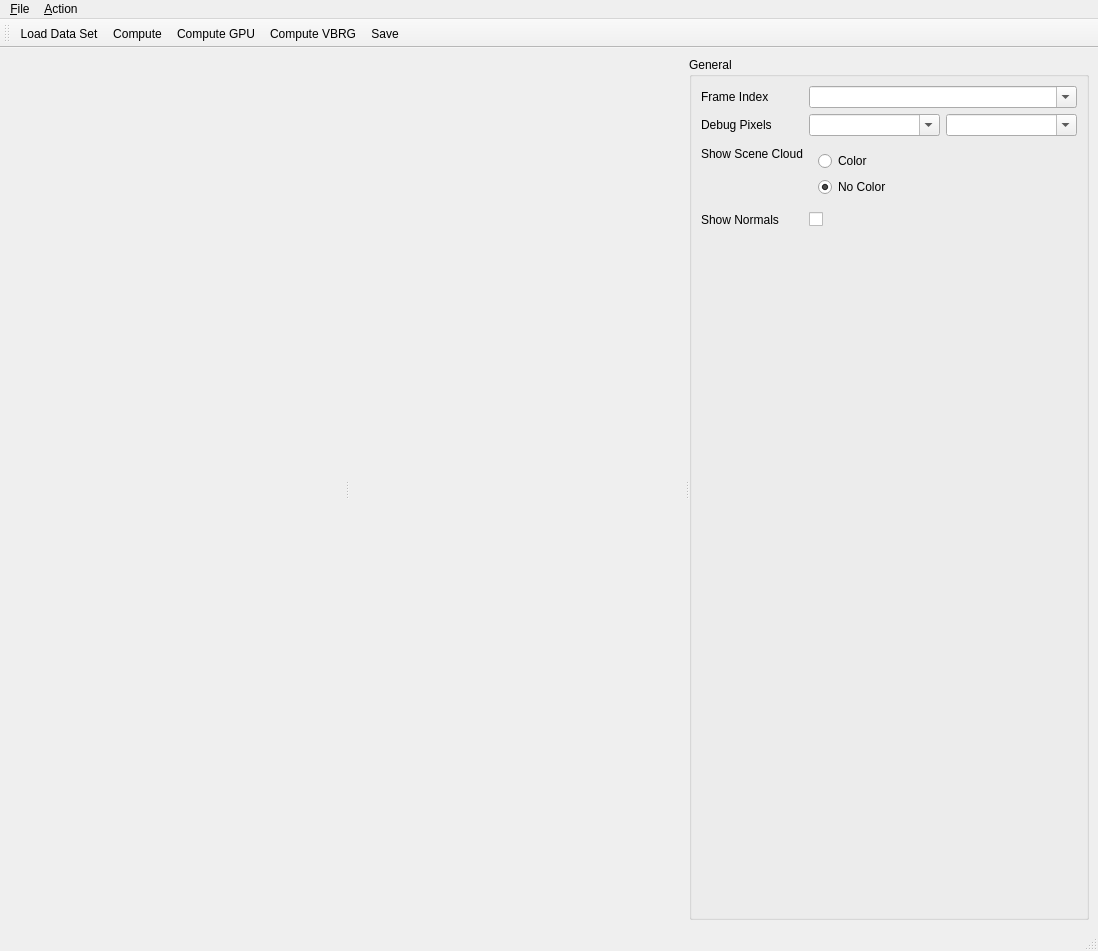
<?xml version="1.0" encoding="UTF-8"?>
<ui version="4.0">
 <class>ToolWindowBoundaryExtractor</class>
 <widget class="QMainWindow" name="ToolWindowBoundaryExtractor">
  <property name="geometry">
   <rect>
    <x>0</x>
    <y>0</y>
    <width>1098</width>
    <height>951</height>
   </rect>
  </property>
  <property name="windowTitle">
   <string>MainWindow</string>
  </property>
  <widget class="QWidget" name="centralwidget">
   <layout class="QVBoxLayout" name="verticalLayout">
    <item>
     <widget class="QSplitter" name="splitter">
      <property name="orientation">
       <enum>Qt::Horizontal</enum>
      </property>
      <widget class="QWidget" name="widget_4" native="true">
       <layout class="QVBoxLayout" name="verticalLayout2"/>
      </widget>
      <widget class="QWidget" name="widget" native="true">
       <layout class="QVBoxLayout" name="verticalLayout1"/>
      </widget>
      <widget class="QWidget" name="widget_2" native="true">
       <property name="maximumSize">
        <size>
         <width>400</width>
         <height>16777215</height>
        </size>
       </property>
       <layout class="QVBoxLayout" name="verticalLayout_2">
        <item>
         <widget class="QGroupBox" name="groupBox_2">
          <property name="title">
           <string>General</string>
          </property>
          <layout class="QFormLayout" name="formLayout_2">
           <item row="0" column="0">
            <widget class="QLabel" name="label_5">
             <property name="text">
              <string>Frame Index</string>
             </property>
            </widget>
           </item>
           <item row="0" column="1">
            <widget class="QComboBox" name="comboBoxFrameIndex">
             <property name="editable">
              <bool>true</bool>
             </property>
            </widget>
           </item>
           <item row="1" column="0">
            <widget class="QLabel" name="label_27">
             <property name="text">
              <string>Debug Pixels</string>
             </property>
            </widget>
           </item>
           <item row="1" column="1">
            <layout class="QHBoxLayout" name="horizontalLayout">
             <item>
              <widget class="QComboBox" name="comboBoxDebugX">
               <property name="editable">
                <bool>true</bool>
               </property>
              </widget>
             </item>
             <item>
              <widget class="QComboBox" name="comboBoxDebugY">
               <property name="editable">
                <bool>true</bool>
               </property>
              </widget>
             </item>
            </layout>
           </item>
           <item row="2" column="0">
            <widget class="QLabel" name="label_6">
             <property name="text">
              <string>Show Scene Cloud</string>
             </property>
            </widget>
           </item>
           <item row="2" column="1">
            <widget class="QWidget" name="widget_3" native="true">
             <layout class="QVBoxLayout" name="verticalLayout_3">
              <item>
               <widget class="QRadioButton" name="radioButtonShowColor">
                <property name="text">
                 <string>Color</string>
                </property>
                <property name="checked">
                 <bool>false</bool>
                </property>
               </widget>
              </item>
              <item>
               <widget class="QRadioButton" name="radioButtonShowNoColor">
                <property name="text">
                 <string>No Color</string>
                </property>
                <property name="checked">
                 <bool>true</bool>
                </property>
               </widget>
              </item>
             </layout>
            </widget>
           </item>
           <item row="3" column="0">
            <widget class="QLabel" name="label_7">
             <property name="text">
              <string>Show Normals</string>
             </property>
            </widget>
           </item>
           <item row="3" column="1">
            <widget class="QCheckBox" name="checkBoxShowNormals">
             <property name="text">
              <string/>
             </property>
             <property name="checked">
              <bool>false</bool>
             </property>
            </widget>
           </item>
          </layout>
         </widget>
        </item>
       </layout>
      </widget>
     </widget>
    </item>
   </layout>
  </widget>
  <widget class="QMenuBar" name="menubar">
   <property name="geometry">
    <rect>
     <x>0</x>
     <y>0</y>
     <width>1098</width>
     <height>23</height>
    </rect>
   </property>
   <widget class="QMenu" name="menu_File">
    <property name="title">
     <string>&amp;File</string>
    </property>
    <addaction name="actionLoad_Data_Set"/>
    <addaction name="actionSave"/>
   </widget>
   <widget class="QMenu" name="menu_Action">
    <property name="title">
     <string>&amp;Action</string>
    </property>
    <addaction name="actionCompute"/>
    <addaction name="actionSave_Config"/>
   </widget>
   <addaction name="menu_File"/>
   <addaction name="menu_Action"/>
  </widget>
  <widget class="QStatusBar" name="statusbar"/>
  <widget class="QToolBar" name="toolBar">
   <property name="windowTitle">
    <string>toolBar</string>
   </property>
   <attribute name="toolBarArea">
    <enum>TopToolBarArea</enum>
   </attribute>
   <attribute name="toolBarBreak">
    <bool>false</bool>
   </attribute>
   <addaction name="actionLoad_Data_Set"/>
   <addaction name="actionCompute"/>
   <addaction name="actionCompute_GPU"/>
   <addaction name="actionCompute_VBRG"/>
   <addaction name="actionSave"/>
  </widget>
  <action name="actionLoad_Data_Set">
   <property name="text">
    <string>Load Data Set</string>
   </property>
  </action>
  <action name="actionCompute">
   <property name="text">
    <string>Compute</string>
   </property>
  </action>
  <action name="actionSave">
   <property name="text">
    <string>Save</string>
   </property>
  </action>
  <action name="actionSave_Config">
   <property name="text">
    <string>Save Config</string>
   </property>
  </action>
  <action name="actionCompute_GPU">
   <property name="text">
    <string>Compute GPU</string>
   </property>
  </action>
  <action name="actionCompute_VBRG">
   <property name="text">
    <string>Compute VBRG</string>
   </property>
  </action>
 </widget>
 <resources/>
 <connections/>
</ui>
